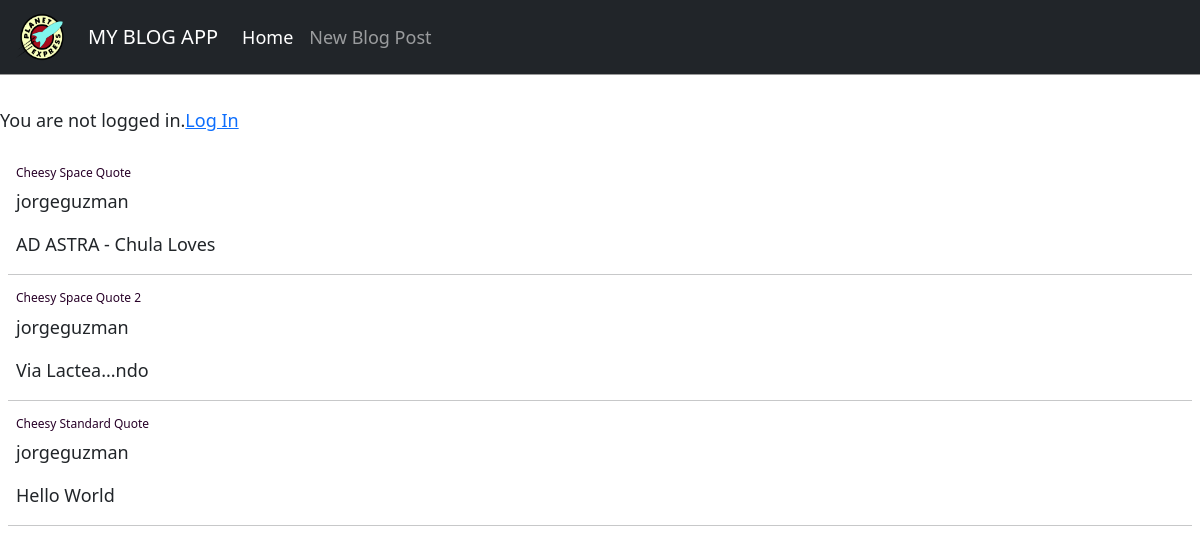
Before: / with the older database file.
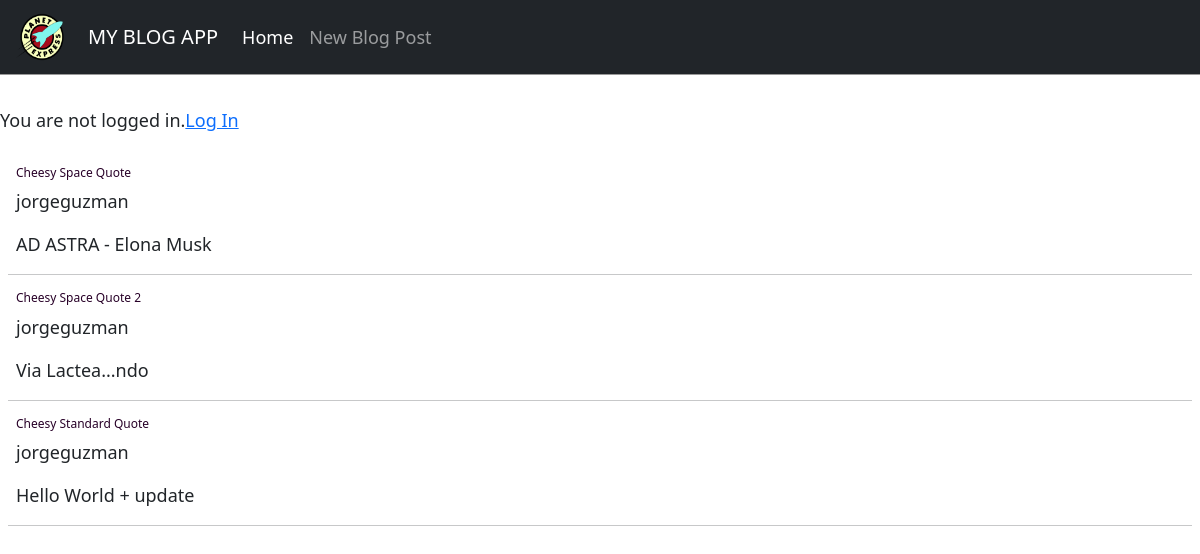
After: the same page with the newer database file.
### blog/models.py (models this page shows, shortened)
class Post(models.Model):
    title = models.CharField(max_length=200)
    author = models.ForeignKey('auth.User', on_delete=models.CASCADE)
    body = models.TextField()

### blog/views.py (the view)
# urls.py: path('', BlogListView.as_view(), name='home'),
class BlogListView(ListView):
    model = Post
    template_name = "home.html"
    context_object_name = "all_posts_list"

### templates/home.html (shortened to what this page needs)
{% extends 'base.html' %}
{% block content %}
    {% for post in all_posts_list %}
    <div class="post-entry">
        <h3>
            <a href="{% url 'post_detail' post.pk %}">{{ post.title }}</a>
        </h3>
        <p>{{ post.author }}</p>
        <p>{{ post.body }}</p>
        <hr>
    </div>
    {% endfor %}
{% endblock content %}

Changed rows visible on the page:
changed Post "Cheesy Space Quote": body "AD ASTRA - Chula Loves" → "AD ASTRA - Elona Musk"
changed Post "Cheesy Standard Quote": body "Hello World" → "Hello World + update"
